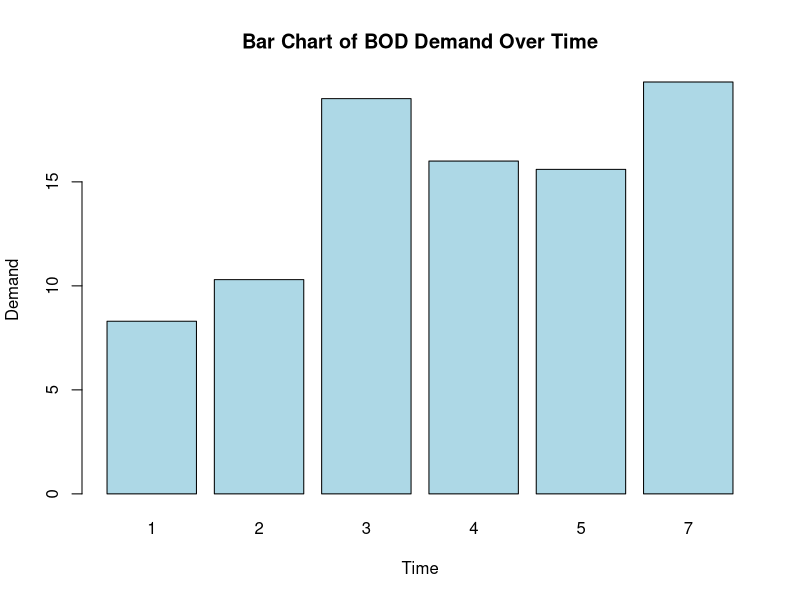
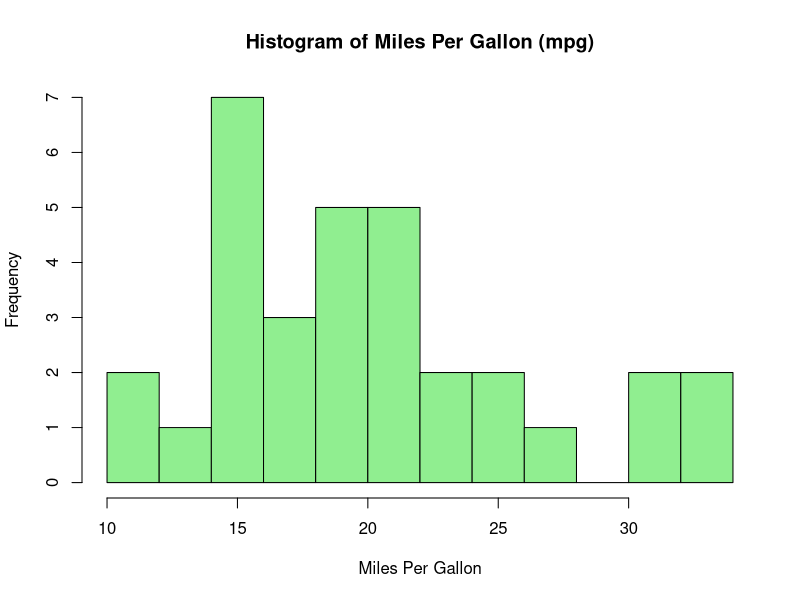
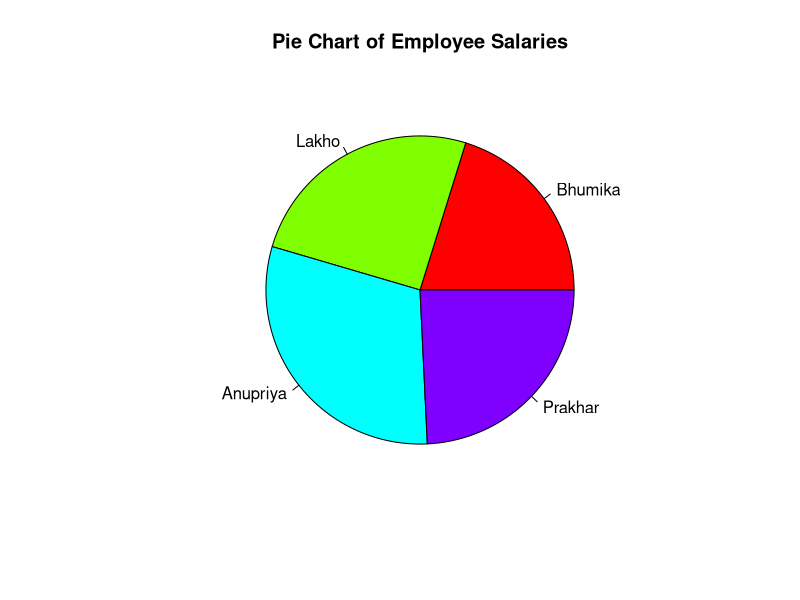

The R source for these figures, in order:
barplot(BOD$demand, 
        names.arg = BOD$Time, 
        main = "Bar Chart of BOD Demand Over Time", 
        xlab = "Time", 
        ylab = "Demand", 
        col = "lightblue", 
        border = "black")

hist(mtcars$mpg, 
     main = "Histogram of Miles Per Gallon (mpg)", 
     xlab = "Miles Per Gallon", 
     ylab = "Frequency", 
     col = "lightgreen", 
     border = "black", 
     breaks = 10)
names <- c("Bhumika", "Lakho", "Anupriya","Prakhar")
salaries <- c(40000, 50000, 60000, 48000)
pie(salaries, 
    labels = names, 
    main = "Pie Chart of Employee Salaries", 
    col = rainbow(length(salaries)))
